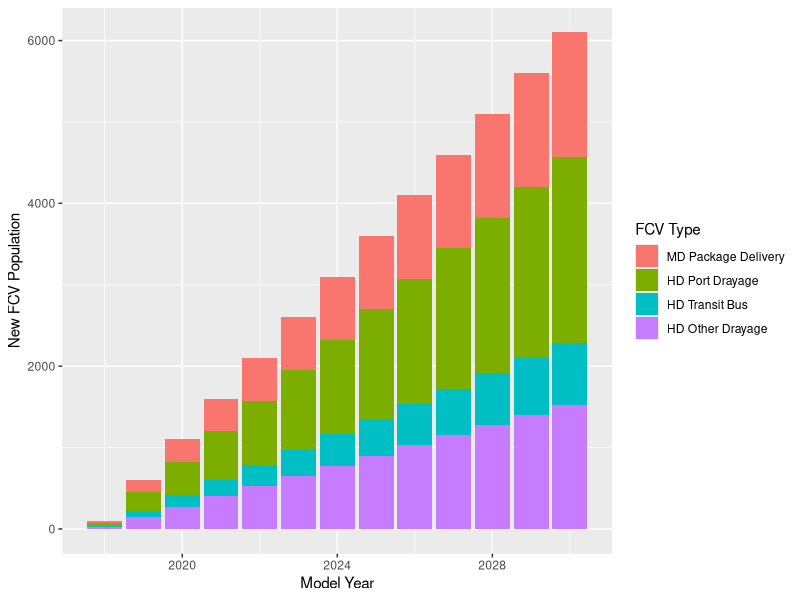

This chart was generated by the following R code:
library(tidyverse)

FCET_types <- c('MD Package Delivery', 'HD Port Drayage', 'HD Transit Bus', 'HD Other Drayage')
target_pop_2030 <- c(10e3, 15e3, 5e3, 10e3)
Year_Range <- seq(2018, 2030)

New_Pop <- expand.grid(MY=Year_Range, FCET_type=FCET_types) %>% 
    as_tibble() %>% 
    group_by(FCET_type) %>% 
    mutate(baseMY=min(MY)) %>% 
    mutate(diffMY=MY-baseMY) %>% 
    mutate(Target_Pop = target_pop_2030[match(FCET_type, FCET_types)]) %>% 
    # mutate(New_Pop = round(Target_Pop/387*1.5^diffMY)) %>%
    mutate(FCET_new_pop = round(Target_Pop*(diffMY*130/10400+1/400))) %>%
    mutate(Cum_Pop = cumsum(FCET_new_pop)) %>% 
    select(MY, FCET_type, FCET_new_pop) %>% 
    write_csv("in_FCET_new_pop.csv")



ggplot(data = New_Pop, aes(x=MY, y=FCET_new_pop, fill=FCET_type)) +
    geom_bar(stat = 'identity') +
    labs(x="Model Year", y='New FCV Population', fill='FCV Type')
